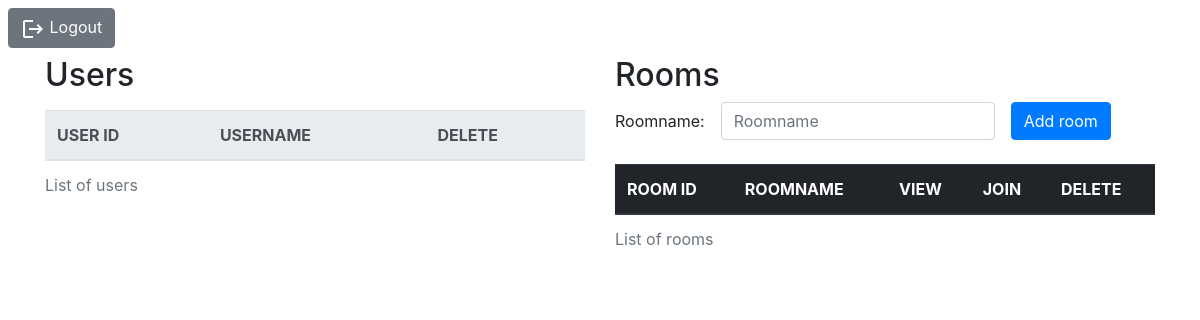
Page /goback on the earlier database version.
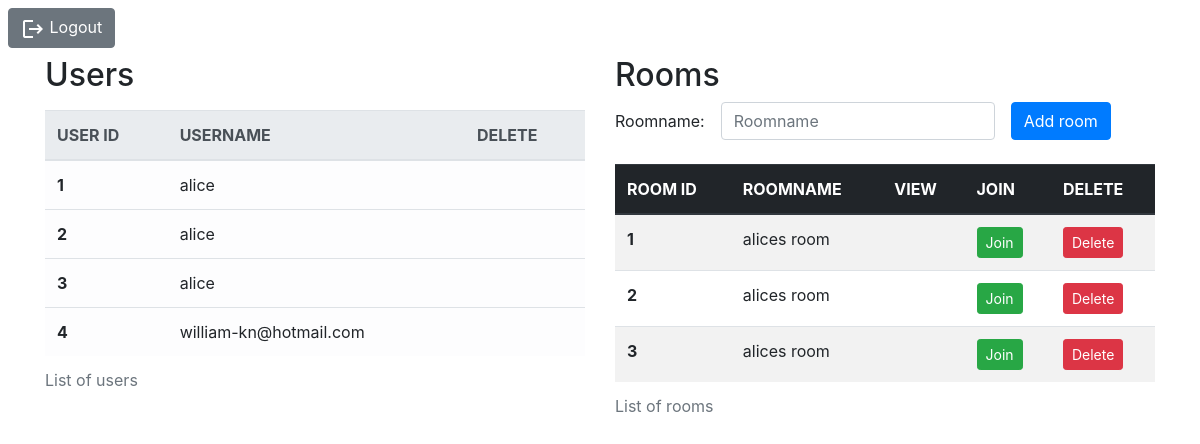
Same page on the later database version.
### app.py (models this page shows, shortened)
class UserModel(db.Model):
    user_id = db.Column(db.Integer, primary_key=True)
    username = db.Column(db.String(30), nullable=False)

class RoomModel(db.Model):
    room_id = db.Column(db.Integer, primary_key=True)
    roomname = db.Column(db.String(30), nullable=False)

### app.py (the view)
@app.route("/goback", methods=['GET', 'POST'])
def goBack():
    global nestedListuser
    global loggedin
    return render_template('index.html', uservalues=UserModel.query.all(), roomvalues=RoomModel.query.all(), listUsers=nestedListuser, loggedin=loggedin, listRoomUser=listRoomUser)

### templates/index.html (shortened to what this page needs)
<!DOCTYPE html>
<html lang="en">
<head>
    <link rel="stylesheet" href="https://maxcdn.bootstrapcdn.com/bootstrap/4.0.0/css/bootstrap.min.css"
>
</head>
<body>
    <form action="/">
        <button class="btn btn-secondary m-2" type="submit">
            <img src="{{url_for('static', filename='baseline_logout_white_24dp.png')}}" alt="Logout PNG" />
            Logout
        </button>
    </form>
    <div class="container">
        <div class="row mb-4">
            <div class="col-sm">
                <h2>
                    Users
                </h2>
                <table class="table table-light mt-3">
                    <caption>List of users</caption>
                    <thead class="thead-light">
                        <tr>
                            <th scope="col">USER ID</th>
                            <th scope="col">USERNAME</th>
                            <th scope="col">DELETE</th>
                        </tr>
                    </thead>
                    <tbody>
                        {% for item in uservalues %}
                        <tr>
                            <th scope="row">{{item.user_id}}</th>
                            <td>{{item.username}}</td>
                            <td>
                            </td>
                        </tr>
                        {% endfor %}
                    </tbody>
                </table>
            </div>
            <div class="col-sm">
                <h2>
                    Rooms
                </h2>
                <form action="/api/rooms" method="POST" class="form-inline">
                    <div class="form-group mb-2"><span>Roomname:</span></div>
                    <div class="form-group mx-sm-3 mb-2">
                        <input type="text" class="form-control" name="roomname" id="roomname" placeholder="Roomname">
                    </div>
                    <button class="btn btn-primary mb-2" type="submit">Add room</button>
                </form>
                <table class="table table-striped mt-3">
                    <caption>List of rooms</caption>
                    <thead class="thead-dark">
                        <tr>
                            <th scope="col">ROOM ID</th>
                            <th scope="col">ROOMNAME</th>
                            <th scope="col">VIEW</th>
                            <th scope="col">JOIN</th>
                            <th scope="col">DELETE</th>
                        </tr>
                    </thead>
                    <tbody>
                        {% for item in roomvalues %}
                        <tr>
                            <th scope="row">{{item.room_id}}</th>
                            <td>{{item.roomname}}</td>
                            <td>
                            </td>
                            <td>
                                <form action="/api/room/{{item.room_id}}/users">
                                    {% if loggedin not in listRoomUser[item.room_id - 1] %}
                                        <button class="btn btn-success btn-sm" type="submit">Join</button>
                                    {% elif loggedin in listRoomUser[item.room_id - 1] %}
                                        <button class="btn btn-success btn-sm" type="submit" disabled>Join</button>
                                    {% endif %}
                                </form>
                            </td>
                            <td>
                                <form action="/api/roomdelete/{{item.room_id}}">
                                    <button class="btn btn-danger btn-sm" type="submit">Delete</button>
                                </form>
                            </td>
                        </tr>
                        {% endfor %}
                    </tbody>
                </table>
            </div>
        </div>
    </div>
</body>
</html>

Differences in the rows shown:
added UserModel: user_id "1", username "alice"
added UserModel: user_id "2", username "alice"
added UserModel: user_id "3", username "alice"
added UserModel: user_id "4", username "william-kn@hotmail.com"
added RoomModel: room_id "1", roomname "alices room", shows "Join"
added RoomModel: room_id "2", roomname "alices room", shows "Join"
added RoomModel: room_id "3", roomname "alices room", shows "Join"
